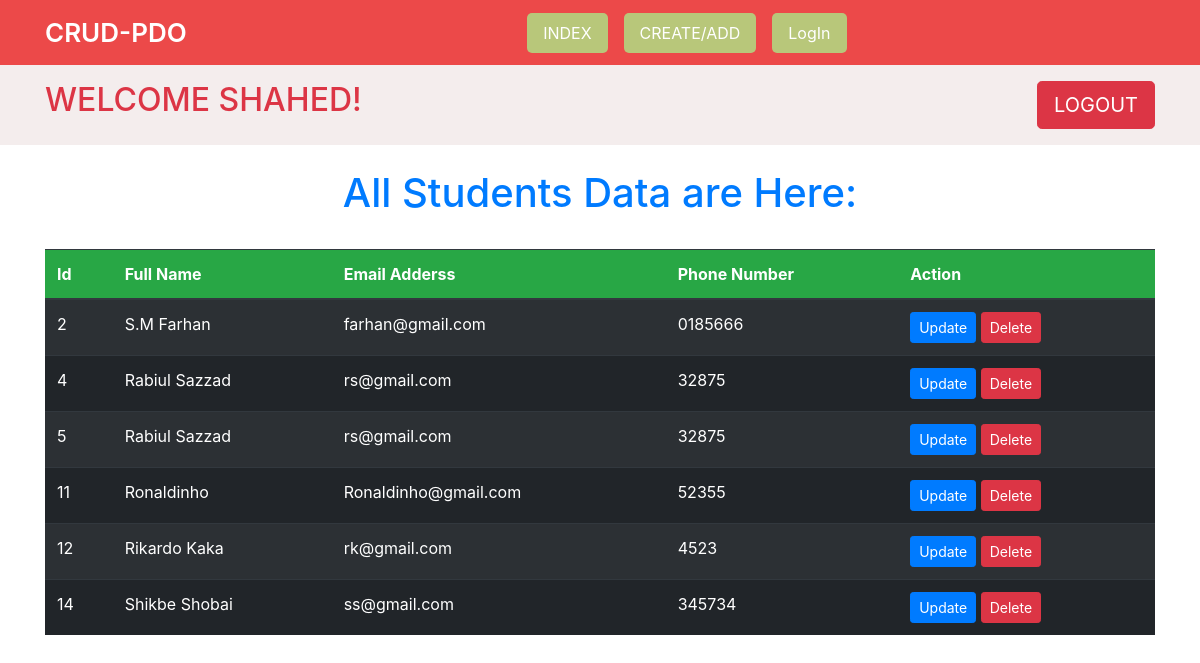
/index.php (signed in), run on the app's committed database.
### tables this page shows
CREATE TABLE IF NOT EXISTS `students` (
`std_id` int(11) NOT NULL,
  `std_name` varchar(255) NOT NULL,
  `std_email` varchar(255) NOT NULL,
  `std_phone` varchar(255) NOT NULL
);

### index.php (the view)
<?php
    require "header.php";
    if(isset($_SESSION['username'])){
      ?>
      <section class="bg p-3">
        <div class="container">
          <div class="row">
            <div class="col-md-6 text-danger">
              <?php echo "<h2>Welcome ".$_SESSION['username'] ."!</h2>" ; ?>
            </div>
            <div class="col-md-6 text-right">
              <a href="logout.php" class="btn btn-danger btn-lg">Logout</a>
            </div>
          </div>
        </div>
      </section>
    <?php
    }
    else{
      header("Location: login.php");
    }
    $sql = "SELECT * FROM students";
    $statement = $connection->prepare($sql);
    $statement->execute();
    $student = $statement->fetchAll(PDO::FETCH_OBJ);
?>
    <section>
      <div class="container">
        <div class="row">
          <div class="col text-primary text-center p-4">
            <h1>All Students Data are Here: </h1>
          </div>
        </div>
        <div class="row">
          <div class="col-md-12">
            <table class="table table-dark table-hover table-striped">
              <thead class="bg-success">
                <tr>
                  <th>Id</th>
                  <th>Full Name</th>
                  <th>Email Adderss</th>
                  <th>Phone Number</th>
                  <th>Action</th>
                </tr>
              </thead>
              <tbody>
                <?php foreach($student as $human) : ?>
                <tr>
                  <td><?php echo $human-> std_id; ?></td>
                  <td><?php echo $human-> std_name; ?></td>
                  <td><?php echo $human-> std_email; ?></td>
                  <td><?php echo $human-> std_phone; ?></td>
                  <td>
                    <a href="edit.php?std_id=<?php echo $human-> std_id; ?>" class="btn btn-primary btn-sm">Update</a>
                    <a href="delete.php?std_id=<?php echo $human-> std_id; ?>" class="btn btn-danger btn-sm">Delete</a>
                  </td>
                </tr>
                <?php endforeach; ?>
              </tbody>
            </table>
          </div>
        </div>
      </div>
    </section>
<?php
    include("footer.php");
?>

### header.php (shortened to what this page needs)
<!DOCTYPE html>
<html lang="en">
<head>
    <link rel="stylesheet" href="bs4/bootstrap.css">
    <link rel="stylesheet" href="bs4/style.css">
</head>
<body>
    <nav class="navbar navbar-dark navbar-expand-md">
      <div class="container">
        <a class="navbar-brand" href="index.php">CRUD-PDO</a>
            <div class="collapse navbar-collapse" id="navbarNav">
              <ul class="navbar-nav m-auto">
                <li class="nav-item">
                  <a class="nav-link" href="index.php">INDEX</a>
                </li>
                <li class="nav-item">
                  <a class="nav-link" href="create-data.php">CREATE/ADD</a>
                </li>
                <li class="nav-item">
                  <a class="nav-link" href="login.php">LogIn</a>
                </li>
              </ul>
            </div>
      </div>
    </nav>

### footer.php (shortened to what this page needs)
</body>
</html>

### bs4/style.css (style rules this page uses)
.navbar { background: rgb(236, 73, 73); }
.navbar .nav-item { padding-left: 1em; }
.navbar-brand { font-weight: 600; font-size: 26px; }
.navbar .nav-item .nav-link { color: white; background-color: rgb(184, 199, 122); border-radius: 5px; padding: .5em 1em; }
section.bg { background-color: #f3ebebe0; text-transform: uppercase; }

### data on the page
students: std_id "2", std_name "S.M Farhan", std_email "farhan@gmail.com", std_phone "0185666"
students: std_id "4", std_name "Rabiul Sazzad", std_email "rs@gmail.com", std_phone "32875"
students: std_id "5", std_name "Rabiul Sazzad", std_email "rs@gmail.com", std_phone "32875"
students: std_id "11", std_name "Ronaldinho", std_email "Ronaldinho@gmail.com", std_phone "52355"
students: std_id "12", std_name "Rikardo Kaka", std_email "rk@gmail.com", std_phone "4523"
students: std_id "14", std_name "Shikbe Shobai", std_email "ss@gmail.com", std_phone "345734"

### other printed values
$_SESSION['username'] "SHAHED"
